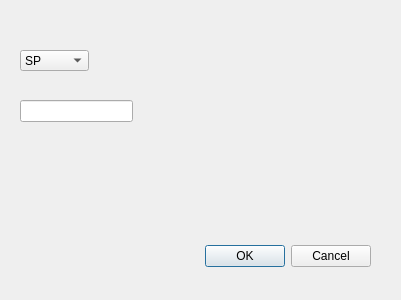
<ui version="4.0" >
 <class>Dialog</class>
 <widget class="QDialog" name="Dialog" >
  <property name="geometry" >
   <rect>
    <x>0</x>
    <y>0</y>
    <width>401</width>
    <height>300</height>
   </rect>
  </property>
  <property name="windowTitle" >
   <string>Dialog</string>
  </property>
  <widget class="QDialogButtonBox" name="buttonBox" >
   <property name="geometry" >
    <rect>
     <x>30</x>
     <y>240</y>
     <width>341</width>
     <height>32</height>
    </rect>
   </property>
   <property name="orientation" >
    <enum>Qt::Horizontal</enum>
   </property>
   <property name="standardButtons" >
    <set>QDialogButtonBox::Cancel|QDialogButtonBox::NoButton|QDialogButtonBox::Ok</set>
   </property>
  </widget>
  <widget class="QLineEdit" name="lineEdit" >
   <property name="geometry" >
    <rect>
     <x>20</x>
     <y>100</y>
     <width>113</width>
     <height>22</height>
    </rect>
   </property>
  </widget>
  <widget class="QComboBox" name="comboBox" >
   <property name="geometry" >
    <rect>
     <x>20</x>
     <y>50</y>
     <width>69</width>
     <height>21</height>
    </rect>
   </property>
   <property name="editable" >
    <bool>false</bool>
   </property>
   <property name="minimumContentsLength" >
    <number>10</number>
   </property>
   <item>
    <property name="text" >
     <string>SP</string>
    </property>
   </item>
   <item>
    <property name="text" >
     <string>RJ</string>
    </property>
   </item>
   <item>
    <property name="text" >
     <string>RS</string>
    </property>
   </item>
  </widget>
 </widget>
 <resources/>
 <connections>
  <connection>
   <sender>buttonBox</sender>
   <signal>accepted()</signal>
   <receiver>Dialog</receiver>
   <slot>accept()</slot>
   <hints>
    <hint type="sourcelabel" >
     <x>248</x>
     <y>254</y>
    </hint>
    <hint type="destinationlabel" >
     <x>157</x>
     <y>274</y>
    </hint>
   </hints>
  </connection>
  <connection>
   <sender>buttonBox</sender>
   <signal>rejected()</signal>
   <receiver>Dialog</receiver>
   <slot>reject()</slot>
   <hints>
    <hint type="sourcelabel" >
     <x>316</x>
     <y>260</y>
    </hint>
    <hint type="destinationlabel" >
     <x>286</x>
     <y>274</y>
    </hint>
   </hints>
  </connection>
  <connection>
   <sender>comboBox</sender>
   <signal>currentIndexChanged(QString)</signal>
   <receiver>lineEdit</receiver>
   <slot>setText(QString)</slot>
   <hints>
    <hint type="sourcelabel" >
     <x>46</x>
     <y>57</y>
    </hint>
    <hint type="destinationlabel" >
     <x>56</x>
     <y>106</y>
    </hint>
   </hints>
  </connection>
 </connections>
</ui>
